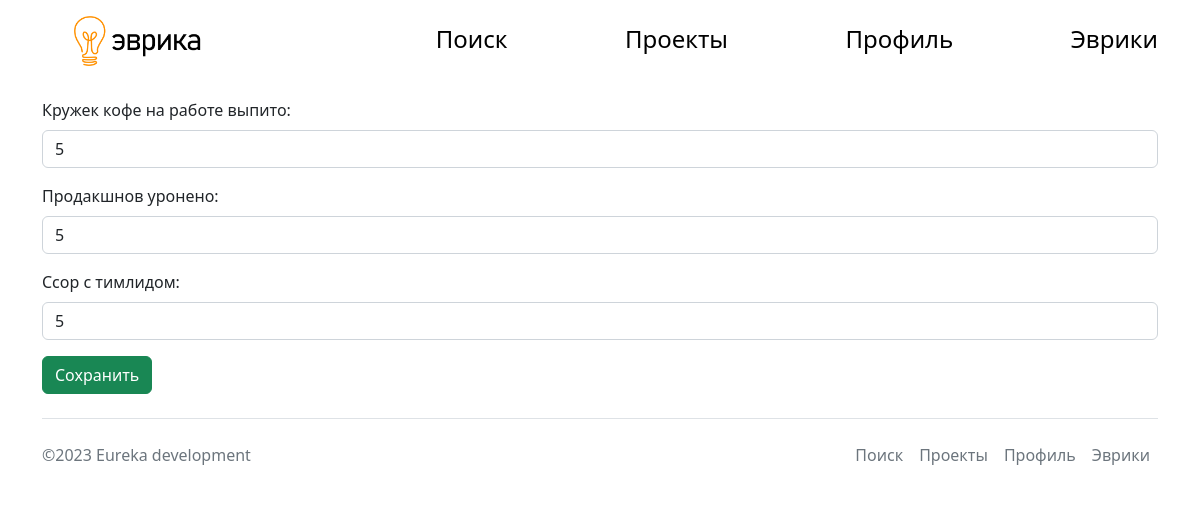
Screenshot of /profile/stats (signed in) with the database file from the repository.
### main.py (models this page shows)
class Achievements(db.Model):
    id = db.Column(db.Integer, primary_key=True)
    user_id = db.Column(db.Integer, nullable=False)
    coffee = db.Column(db.Integer)
    production_lost = db.Column(db.Integer)
    teamlead_shouts = db.Column(db.Integer)
    def __repr__(self):
        return f'{self.id}'

### main.py (the view, shortened to what this page needs)
@app.route('/profile/stats', methods=['POST', 'GET'])
def stats():
    stats = db.session.query(Achievements).filter_by(user_id=current_user.id).first()
    print(stats)
    return render_template('make_stats.html', title='Добавление статистики', stats=stats)

### main.py (called while the page is built)
@login_manager.user_loader
def load_user(user_id):
    return User.query.get(user_id)

### templates/make_stats.html
{% extends 'base.html' %}
{% block body %}
<form method="POST">
<p>
<label class='form-label' for="coffee">Кружек кофе на работе выпито:</label>
<input class='form-control' type="number" name="coffee" id="coffee" value="{{stats.coffee}}">
</p>
<p>
<label class='form-label' for="production_lost">Продакшнов уронено: </label>
<input class='form-control' type="number" name="production_lost" id="production_lost" value="{{stats.production_lost}}">
</p>
<p>
<label class='form-label' for="teamlead_shouts">Ссор с тимлидом: </label>
<input class='form-control' type="number" name="teamlead_shouts" id="teamlead_shouts" value="{{stats.teamlead_shouts}}">
</p>
<button type="submit" class="btn btn-success">Сохранить</button>
</form>
{% endblock %}

### rows the page displays
Achievements: coffee "5", production_lost "5", teamlead_shouts "5"
